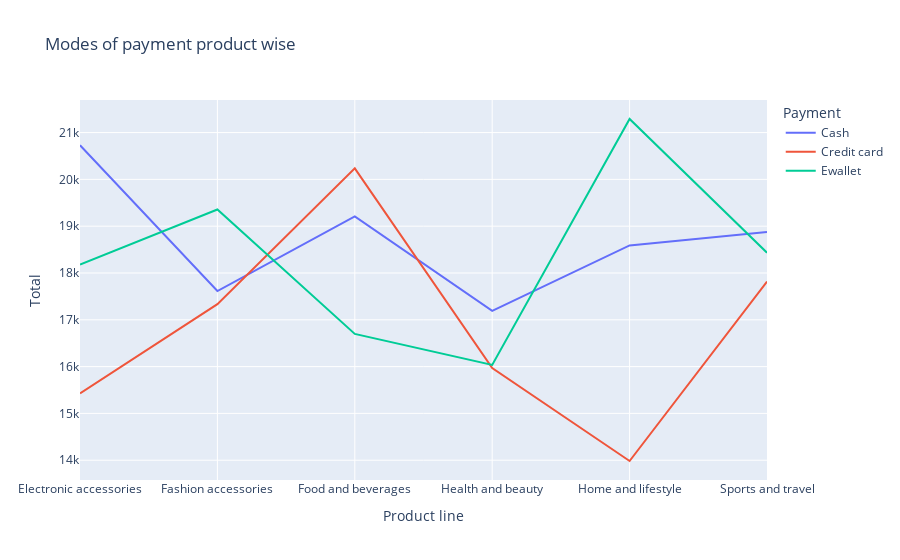

Here is the notebook cell this chart was saved with:
### Markdown cell above
### How different modes of payments are used to purchase

### Code cell
fig = px.line(df_product_payment , x = 'Product line' , y='Total', color= 'Payment', title = 'Modes of payment product wise' )
fig.show()

### Figure 1 — Plotly figure (JSON) as saved in the notebook; plotly's stock layout.template omitted (floating-point values rounded to 4 significant figures)
{"data": [{"hovertemplate": "Payment=Cash<br>Product line=%{x}<br>Total=%{y}<extra></extra>", "legendgroup": "Cash", "line": {"color": "#636efa", "dash": "solid"}, "mode": "lines", "name": "Cash", "orientation": "v", "showlegend": true, "type": "scatter", "x": ["Electronic accessories", "Fashion accessories", "Food and beverages", "Health and beauty", "Home and lifestyle", "Sports and travel"], "xaxis": "x", "y": [20730.0, 17610.0, 19210.0, 17190.0, 18590.0, 18870.0], "yaxis": "y"}, {"hovertemplate": "Payment=Credit card<br>Product line=%{x}<br>Total=%{y}<extra></extra>", "legendgroup": "Credit card", "line": {"color": "#EF553B", "dash": "solid"}, "mode": "lines", "name": "Credit card", "orientation": "v", "showlegend": true, "type": "scatter", "x": ["Electronic accessories", "Fashion accessories", "Food and beverages", "Health and beauty", "Home and lifestyle", "Sports and travel"], "xaxis": "x", "y": [15430.0, 17340.0, 20240.0, 15970.0, 13980.0, 17820.0], "yaxis": "y"}, {"hovertemplate": "Payment=Ewallet<br>Product line=%{x}<br>Total=%{y}<extra></extra>", "legendgroup": "Ewallet", "line": {"color": "#00cc96", "dash": "solid"}, "mode": "lines", "name": "Ewallet", "orientation": "v", "showlegend": true, "type": "scatter", "x": ["Electronic accessories", "Fashion accessories", "Food and beverages", "Health and beauty", "Home and lifestyle", "Sports and travel"], "xaxis": "x", "y": [18180.0, 19360.0, 16700.0, 16040.0, 21290.0, 18430.0], "yaxis": "y"}], "layout": {"legend": {"title": {"text": "Payment"}, "tracegroupgap": 0}, "title": {"text": "Modes of payment product wise"}, "xaxis": {"anchor": "y", "domain": [0, 1], "title": {"text": "Product line"}}, "yaxis": {"anchor": "x", "domain": [0, 1], "title": {"text": "Total"}}}}
